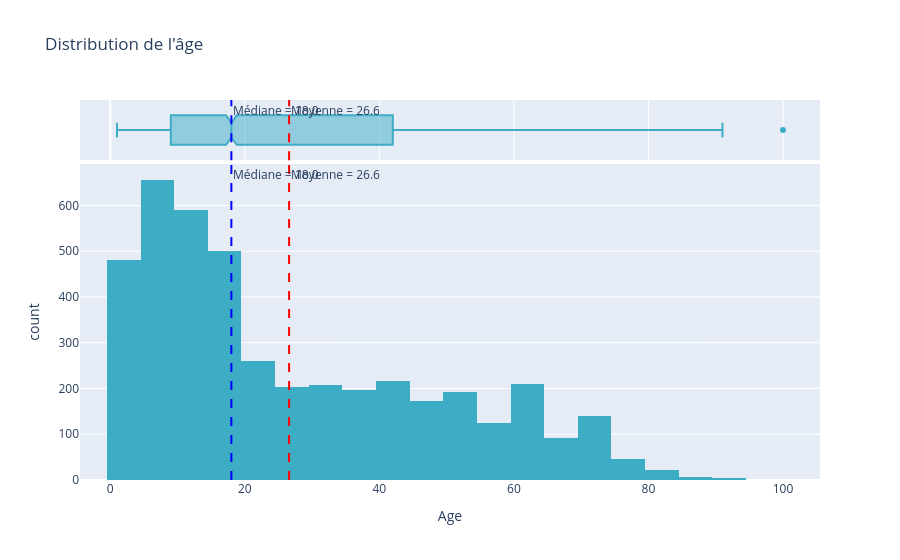

Here is the notebook cell this chart was saved with:
### Code cell
fig_age = px.histogram(df, x='Age', nbins=30, marginal='box',
                       title='Distribution de l\'âge',
                       color_discrete_sequence=["#3dadc6"])
fig_age.add_vline(x=df['Age'].mean(), line_dash="dash", line_color="red",
                  annotation_text=f"Moyenne = {df['Age'].mean():.1f}")
fig_age.add_vline(x=df['Age'].median(), line_dash="dash", line_color="blue",
                  annotation_text=f"Médiane = {df['Age'].median():.1f}")
fig_age.show()

### Figure 1 — Plotly figure (JSON) as saved in the notebook; plotly's stock layout.template omitted (floating-point values rounded to 4 significant figures; data arrays with more than 128 entries replaced by an {"elided": "..."} marker saying what was removed)
{"data": [{"bingroup": "x", "hovertemplate": "Age=%{x}<br>count=%{y}<extra></extra>", "legendgroup": "", "marker": {"color": "#3dadc6", "pattern": {"shape": ""}}, "name": "", "nbinsx": 30, "orientation": "v", "showlegend": false, "type": "histogram", "x": {"elided": "4318 int values"}, "xaxis": "x", "yaxis": "y"}, {"hovertemplate": "Age=%{x}<extra></extra>", "legendgroup": "", "marker": {"color": "#3dadc6"}, "name": "", "notched": true, "showlegend": false, "type": "box", "x": {"elided": "4318 int values"}, "xaxis": "x2", "yaxis": "y2"}], "layout": {"annotations": [{"showarrow": false, "text": "Moyenne = 26.6", "x": 26.58, "xanchor": "left", "xref": "x", "y": 1, "yanchor": "top", "yref": "y domain"}, {"showarrow": false, "text": "Moyenne = 26.6", "x": 26.58, "xanchor": "left", "xref": "x2", "y": 1, "yanchor": "top", "yref": "y2 domain"}, {"showarrow": false, "text": "Médiane = 18.0", "x": 18, "xanchor": "left", "xref": "x", "y": 1, "yanchor": "top", "yref": "y domain"}, {"showarrow": false, "text": "Médiane = 18.0", "x": 18, "xanchor": "left", "xref": "x2", "y": 1, "yanchor": "top", "yref": "y2 domain"}], "barmode": "relative", "legend": {"tracegroupgap": 0}, "shapes": [{"line": {"color": "red", "dash": "dash"}, "type": "line", "x0": 26.58, "x1": 26.58, "xref": "x", "y0": 0, "y1": 1, "yref": "y domain"}, {"line": {"color": "red", "dash": "dash"}, "type": "line", "x0": 26.58, "x1": 26.58, "xref": "x2", "y0": 0, "y1": 1, "yref": "y2 domain"}, {"line": {"color": "blue", "dash": "dash"}, "type": "line", "x0": 18, "x1": 18, "xref": "x", "y0": 0, "y1": 1, "yref": "y domain"}, {"line": {"color": "blue", "dash": "dash"}, "type": "line", "x0": 18, "x1": 18, "xref": "x2", "y0": 0, "y1": 1, "yref": "y2 domain"}], "title": {"text": "Distribution de l'âge"}, "xaxis": {"anchor": "y", "domain": [0, 1], "title": {"text": "Age"}}, "xaxis2": {"anchor": "y2", "domain": [0, 1], "matches": "x", "showgrid": true, "showticklabels": false}, "yaxis": {"anchor": "x", "domain": [0, 0.8316], "title": {"text": "count"}}, "yaxis2": {"anchor": "x2", "domain": [0.8416, 1], "matches": "y2", "showgrid": false, "showline": false, "showticklabels": false, "ticks": ""}}}
